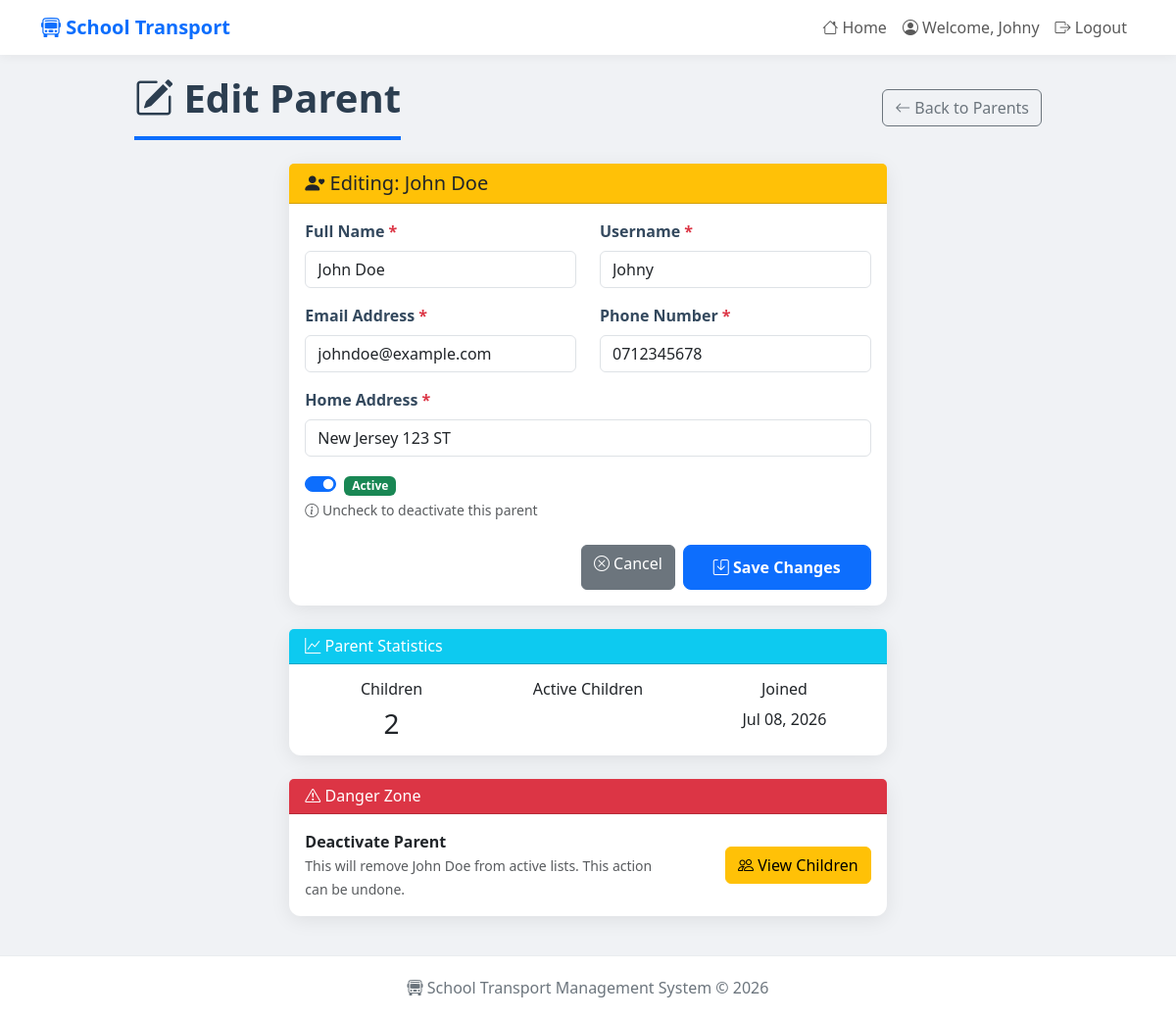
/parents/edit/1/ (signed in), run on the app's committed database.
### transport/models.py (models this page shows, shortened)
class User(AbstractUser):
    USER_TYPES = (
        ('admin', 'Admin'),
        ('parent', 'Parent'),
        ('assistant', 'Assistant'),
    )
    user_type = models.CharField(max_length = 20, choices = USER_TYPES)
    phone_number = models.CharField(max_length = 15)
    is_active = models.BooleanField(default = True)
    groups = models.ManyToManyField(
        'auth.Group',
        verbose_name='groups',
        blank=True,
        help_text='The groups this user belongs to.',
        related_name="transport_user_set",
        related_query_name="transport_user",
    )
    user_permissions = models.ManyToManyField(
        'auth.Permission',
        verbose_name='user permissions',
        blank=True,
        help_text='Specific permissions for this user.',
        related_name="transport_user_set",
        related_query_name="transport_user",
    )

class Parent(models.Model):
    user = models.OneToOneField(User, on_delete = models.CASCADE, related_name = 'parent_profile')
    name = models.CharField(max_length = 200)
    email = models.EmailField()
    phone_number = models.CharField(max_length = 15)
    home_address = models.TextField()

### transport/views.py (the view)
# urls.py: path('parents/edit/<int:parent_id>/', views.edit_parent, name = 'edit_parent'),
@login_required
def edit_parent(request, parent_id):
    if request.user.user_type != 'admin':
        messages.error(request, 'Access denied. ONly admins can edit parents.')
        return redirect('index')
    parent = get_object_or_404(Parent, id = parent_id)
    user = parent.user
    if request.method == 'POST':
        full_name = request.POST.get('full_name')
        username = request.POST.get('username')
        email = request.POST.get('email')
        phone_number = request.POST.get('phone_number')
        home_address = request.POST.get('home_address')
        is_active = request.POST.get('is_active')
        if not full_name:
            messages.error(request, 'The full name is required.')
            return render(request, 'transport/edit_parent.html', {'parent': parent})
        if not username:
            messages.error(request, 'The username is required.')
            return render(request, 'transport/edit_parent.html', {'parent': parent})
        if not email:
            messages.error(request, 'The email is required.')
            return render(request, 'transport/edit_parent.html', {'parent': parent})
        if not phone_number:
            messages.error(request, 'The phone number is required.')
            return render(request, 'transport/edit_parent.html', {'parent': parent})
        if not home_address:
            messages.error(request, 'The home address is required.')
            return render(request, 'transport/edit_parent.html', {'parent': parent})
        try:
            if user.username != username:
                if User.objects.filter(username = username).exclude(id = user.id).exists():
                    messages.error(request, f'Username "{username}" already exists.')
                    return redirect(request, 'transport/edit_parent.html', {'parent': parent})
                user.username = username
            user.email = email
            user.phone_number = phone_number
            user.is_active = is_active
            user.save()
            parent.name = full_name
            parent.email = email
            parent.phone_number = phone_number
            parent.home_address = home_address
            parent.save()
            messages.success(request, f'Parent "{full_name}" updated successfully!')
            return redirect('parent_list')
        except Exception as e:
            messages.error(request, f'Error updating parent: {str(e)}')
            return render(request, 'transport/edit_parent.html', {'parent': parent})
    else:
        context = {
            'parent': parent,
            'user': user
        }
        return render(request, 'transport/edit_parent.html', context)

### transport/templates/transport/edit_parent.html (shortened to what this page needs)
{% extends 'transport/layout.html' %}
{% block body %}
    <div class="d-flex justify-content-between align-items-center mb-4">
        <h1 class="page-title mb-0">
            <i class="bi bi-pencil-square"></i> Edit Parent
        </h1>
        <div>
            <a href="{% url 'parent_list' %}" class="btn btn-outline-secondary">
                <i class="bi bi-arrow-left"></i> Back to Parents
            </a>
        </div>
    </div>
    <div class="row">
        <div class="col-lg-8 mx-auto">
            <div class="card card-shadow">
                <div class="card-header bg-warning text-dark">
                    <h5 class="mb-0">
                        <i class="bi bi-person-heart"></i> Editing: {{ parent.name }}
                    </h5>
                </div>
                <div class="card-body">
                    <form method="POST" action="{% url 'edit_parent' parent.id %}">
                        <div class="row">
                            <div class="col-md-6 mb-3">
                                <label class="form-label">Full Name <span class="text-danger">*</span></label>
                                <input type="text" name="full_name" class="form-control"
                                       value="{{ parent.name }}" required>
                            </div>
                            <div class="col-md-6 mb-3">
                                <label class="form-label">Username <span class="text-danger">*</span></label>
                                <input type="text" name="username" class="form-control"
                                       value="{{ user.username }}" required>
                            </div>
                        </div>
                        <div class="row">
                            <div class="col-md-6 mb-3">
                                <label class="form-label">Email Address <span class="text-danger">*</span></label>
                                <input type="email" name="email" class="form-control"
                                       value="{{ parent.email }}" required>
                            </div>
                            <div class="col-md-6 mb-3">
                                <label class="form-label">Phone Number <span class="text-danger">*</span></label>
                                <input type="tel" name="phone_number" class="form-control"
                                       value="{{ parent.phone_number }}" required>
                            </div>
                        </div>
                        <div class="mb-3">
                            <label class="form-label">Home Address <span class="text-danger">*</span></label>
                            <input type="text" name="home_address" class="form-control"
                                   value="{{ parent.home_address }}" required>
                        </div>
                        <div class="mb-4">
                            <div class="form-check form-switch">
                                <input class="form-check-input" type="checkbox"
                                       name="is_active" id="isActive"
                                       {% if user.is_active %}checked{% endif %}>
                                <label class="form-check-label" for="isActive">
                                    <span class="badge {% if user.is_active %}bg-success{% else %}bg-danger{% endif %}">
                                        {% if user.is_active %}Active{% else %}Inactive{% endif %}
                                    </span>
                                </label>
                            </div>
                            <small class="text-muted">
                                <i class="bi bi-info-circle"></i>
                                Uncheck to deactivate this parent
                            </small>
                        </div>
                        <div class="d-grid gap-2 d-md-flex justify-content-md-end">
                            <a href="{% url 'parent_list' %}" class="btn btn-secondary">
                                <i class="bi bi-x-circle"></i> Cancel
                            </a>
                            <button type="submit" class="btn btn-primary">
                                <i class="bi bi-save"></i> Save Changes
                            </button>
                        </div>
                    </form>
                </div>
            </div>
            <div class="card card-shadow mt-4">
                <div class="card-header bg-info text-white">
                    <h6 class="mb-0">
                        <i class="bi bi-graph-up"></i> Parent Statistics
                    </h6>
                </div>
                <div class="card-body">
                    <div class="row">
                        <div class="col-md-4">
                            <div class="text-center">
                                <h6>Children</h6>
                                <h3 class="mb-0">{{ parent.children.count }}</h3>
                            </div>
                        </div>
                        <div class="col-md-4">
                            <div class="text-center">
                                <h6>Active Children</h6>
                            </div>
                        </div>
                        <div class="col-md-4">
                            <div class="text-center">
                                <h6>Joined</h6>
                                <p class="mb-0">{{ user.date_joined|date:"M d, Y" }}</p>
                            </div>
                        </div>
                    </div>
                </div>
            </div>
            <div class="card card-shadow mt-4 border-danger">
                <div class="card-header bg-danger text-white">
                    <h6 class="mb-0">
                        <i class="bi bi-exclamation-triangle"></i> Danger Zone
                    </h6>
                </div>
                <div class="card-body">
                    <div class="row align-items-center">
                        <div class="col-md-8">
                            <p class="mb-0">
                                <strong>Deactivate Parent</strong>
                                <br>
                                <small class="text-muted">
                                    {% if parent.children.filter.is_active.count > 0 %}
                                        <span class="text-danger">
                                            <i class="bi bi-exclamation-triangle"></i>
                                            {{ parent.children.filter.is_active.count }} active children.
                                            Reassign or deactivate them first.
                                        </span>
                                    {% else %}
                                        This will remove {{ parent.name }} from active lists.
                                        This action can be undone.
                                    {% endif %}
                                </small>
                            </p>
                        </div>
                        <div class="col-md-4 text-end">
                            {% if parent.children.filter.is_active.count == 0 %}
                                <a href="{% url 'deactivate_parent' parent.id %}"
                                   class="btn btn-danger">
                                    <i class="bi bi-x-circle"></i> Deactivate
                                </a>
                            {% else %}
                                <a href="{% url 'parent_detail' parent.id %}"
                                   class="btn btn-warning">
                                    <i class="bi bi-people"></i> View Children
                                </a>
                            {% endif %}
                        </div>
                    </div>
                </div>
            </div>
        </div>
    </div>
{% endblock %}

### transport/templates/transport/layout.html (shortened to what this page needs)
<!DOCTYPE html>
<html lang = "en">
    <head>
        <link href="https://cdn.jsdelivr.net/npm/bootstrap@5.3.2/dist/css/bootstrap.min.css" rel="stylesheet">
        <link rel="stylesheet" href="https://cdn.jsdelivr.net/npm/bootstrap-icons@1.11.3/font/bootstrap-icons.min.css">
    </head>
    <body>
        <nav class="navbar navbar-expand-lg navbar-light bg-white">
            <div class="container">
                <a class="navbar-brand" href = "{% url 'index' %}">
                    <i class="bi bi-bus-front"></i>
                    School Transport
                </a>
                <div class="collapse navbar-collapse" id="navbarNav">
                    <ul class="navbar-nav ms-auto">
                        <li class="nav-item">
                            <a class="nav-link" href = "{% url 'index' %}">
                                <i class="bi bi-house"></i>
                                Home
                            </a>
                        </li>
                        {% if user.is_authenticated %}
                            <li class="nav-item">
                                <span class="nav-link">
                                    <i class="bi bi-person-circle"></i>
                                    Welcome, {{ user.username }}
                                </span>
                            </li>
                            <li class="nav-item">
                                <a class="nav-link" href = "{% url 'logout' %}">
                                    <i class="bi bi-box-arrow-right"></i>
                                    Logout
                                </a>
                            </li>
                        {% endif %}
                    </ul>
                </div>
            </div>
        </nav>
        <div class="container main-container">
            <div class="row justify-content-center">
                <div class="col-lg-10">
                    {% block body %}
                    {% endblock %}
                </div>
            </div>
        </div>
        <footer class="footer">
            <div class="container">
                <p class="mb-0">
                    <i class="bi bi-bus-front"></i>
                    School Transport Management System &copy; 2026
                </p>
            </div>
        </footer>
    </body>
</html>

### transport/templates/transport/layout.html (style rules this page uses)
body { background-color: #f0f2f5; min-height: 100vh; display: flex; flex-direction: column; }
.main-container { flex: 1; padding-top: 20px; padding-bottom: 40px; }
.card-shadow { box-shadow: 0 4px 20px rgba(0,0,0,0.08); border: none; border-radius: 12px; transition: transform 0.2s ease; }
.navbar-brand { font-weight: 700; color: #0d6efd !important; }
.navbar { box-shadow: 0 2px 10px rgba(0,0,0,0.05); background: white !important; }
.page-title { color: #2c3e50; font-weight: 700; margin-bottom: 30px; border-bottom: 4px solid #0d6efd; padding-bottom: 15px; }
.form-label { font-weight: 600; color: #34495e; }
.btn-primary { padding: 10px 30px; font-weight: 600; border-radius: 8px; transition: all 0.3s ease; }
.footer { margin-top: auto; padding: 20px 0; background: white; border-top: 1px solid #e9ecef; text-align: center; color: #6c757d; }

### data on the page
User: username "Johny", is_active "☑", date_joined "Jul 08, 2026"
Parent: name "John Doe", full_name "John Doe", email "johndoe@example.com", phone_number "0712345678", home_address "New Jersey 123 ST", children.count "2"
